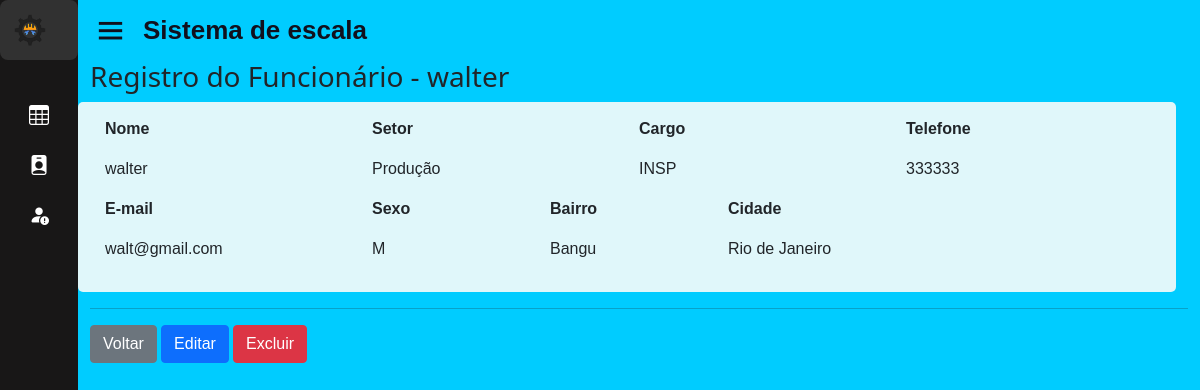
Before: /home.php?page=view_func&id_func=42 (signed in) with the older database file.
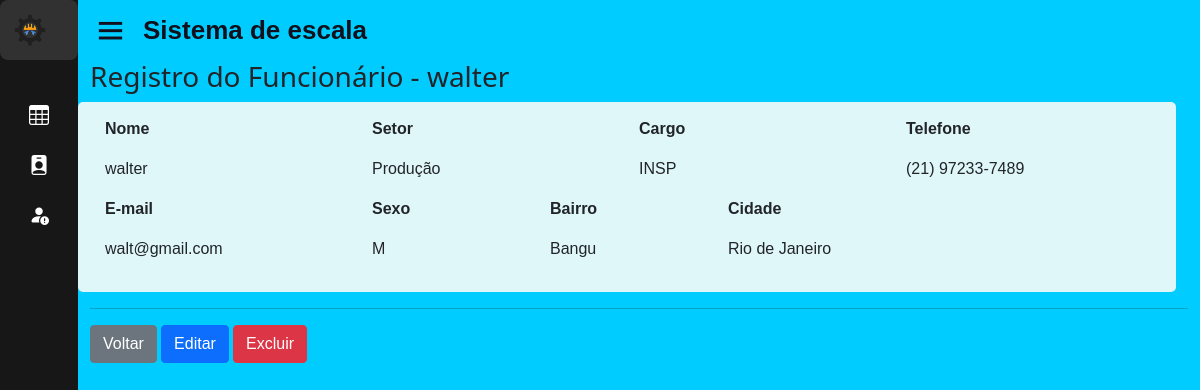
After: the same page with the newer database file.
### tables this page shows
CREATE TABLE IF NOT EXISTS `funcionario` (
  `id_func` int(11) NOT NULL AUTO_INCREMENT,
  `nome_func` varchar(50) NOT NULL,
  `cargo_func` varchar(50) DEFAULT NULL,
  `turno` varchar(50) DEFAULT NULL,
  `telefone_func` varchar(50) NOT NULL,
  `sexo_func` varchar(50) NOT NULL,
  `email_func` varchar(50) NOT NULL,
  `id_st` int(11) DEFAULT NULL,
  PRIMARY KEY (`id_func`) USING BTREE,
  KEY `FK_funcionario_setor` (`id_st`),
  CONSTRAINT `FK_funcionario_setor` FOREIGN KEY (`id_st`) REFERENCES `setor` (`id_st`) ON DELETE CASCADE ON UPDATE CASCADE
);

CREATE TABLE IF NOT EXISTS `setor` (
  `id_st` int(11) NOT NULL AUTO_INCREMENT,
  `nome_st` varchar(50) DEFAULT NULL,
  PRIMARY KEY (`id_st`)
);

CREATE TABLE IF NOT EXISTS `endereco` (
  `id_end` int(11) NOT NULL AUTO_INCREMENT,
  `rua_end` varchar(50) DEFAULT NULL,
  `num_end` varchar(10) DEFAULT NULL,
  `compl_end` varchar(50) DEFAULT NULL,
  `cep_end` varchar(50) DEFAULT NULL,
  `bairro_end` varchar(50) DEFAULT NULL,
  `cidade_end` varchar(50) DEFAULT NULL,
  `estado_end` varchar(50) DEFAULT NULL,
  `id_func` int(11) DEFAULT NULL,
  PRIMARY KEY (`id_end`) USING BTREE,
  KEY `endereco_ibfk_1` (`id_func`) USING BTREE,
  CONSTRAINT `endereco_ibfk_1` FOREIGN KEY (`id_func`) REFERENCES `funcionario` (`id_func`) ON DELETE CASCADE ON UPDATE CASCADE
);

### sis/funcionario/view_func.php (the view)
<?php
$id = (int) $_GET['id_func'];
$sql = mysqli_query($con, "select * from funcionario, endereco, setor
        where funcionario.id_func = $id and $id = endereco.id_func;");
$row = mysqli_fetch_array($sql);
?>
<div id="main" class="container-fluid">
	<h3 class="page-header">Registro do Funcionário - <?php echo $row['nome_func']; ?> </h3>
	<div class="row" style="background-color: #e0f7fa; padding: 15px; border-radius: 5px;">
		<div class="col-md-3">
			<p><strong>Nome</strong></p>
			<p><?php echo $row['nome_func']; ?></p>
		</div>
		<div class="col-md-3">
			<p><strong>Setor</strong></p>
			<p><?php echo $row['nome_st']; ?></p>
		</div>
		<div class="col-md-3">
			<p><strong>Cargo</strong></p>
			<p><?php echo $row['cargo_func']; ?></p>
		</div>
		<div class="col-md-2">
			<p><strong>Telefone</strong></p>
			<p><?php echo $row['telefone_func']; ?></p>
		</div>
		<div class="col-md-3">
			<p><strong>E-mail</strong></p>
			<p><?php echo $row['email_func']; ?></p>
		</div>
		<div class="col-md-2">
			<p><strong>Sexo</strong></p>
			<p><?php echo $row['sexo_func']; ?></p>
		</div>
		<div class="col-md-2">
			<p><strong>Bairro</strong></p>
			<p><?php echo $row['bairro_end']; ?></p>
		</div>
		<div class="col-md-2">
			<p><strong>Cidade</strong></p>
			<p><?php echo $row['cidade_end']; ?></p>
		</div>
	</div>
	<hr />
	<div id="actions" class="row">
		<div class="col-md-12">
			<a href="?page=lista_func" class="btn btn-secondary">Voltar</a>
			<?php echo "<a href=?page=fedita_func&id_func=" . $row['id_func'] . " class='btn btn-primary'>Editar</a>"; ?>
			<?php echo "<a href=?page=excluir_func&id_func=" . $row['id_func'] . " class='btn btn-danger'>Excluir</a>"; ?>
		</div>
	</div>
</div>

Changed rows visible on the page:
changed funcionario "walter": telefone_func "333333" → "(21) 97233-7489"
